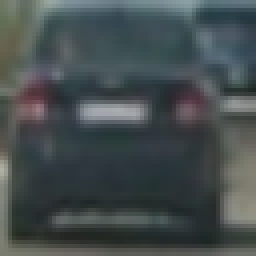
#> input picture examples/car.png, 64 x 64 px (shown 4 times larger)
$ jupyter execute --allow-errors code.ipynb   (shell and % lines are left out)   (older library calls are emulated)
#> lines starting #> are read from the running program, lines starting #| are printed output that depends on the picture
[cell 1]
import matplotlib.image as mpimg
import matplotlib.pyplot as plt
import numpy as np
import cv2
import glob
import time

from skimage.feature import hog
#> (the rest of this cell did not finish here and is left out)

[cell 2]
# [7 lines left out: function color_hist, not called in this run]

[cell 3]
# [6 lines left out: function bin_spatial, not called in this run]

[cell 4]
# Define a function to return HOG features and visualization
def get_hog_features(img, orient, pix_per_cell, cell_per_block, vis=False, feature_vec=True):
    if vis == True:
        features, hog_image = hog(img, orientations=orient, pixels_per_cell=(pix_per_cell, pix_per_cell),
                                  cells_per_block=(cell_per_block, cell_per_block), transform_sqrt=False,
                                  visualise=True, feature_vector=feature_vec)
        return features, hog_image
    else:
        features = hog(img, orientations=orient, pixels_per_cell=(pix_per_cell, pix_per_cell),
                       cells_per_block=(cell_per_block, cell_per_block), transform_sqrt=False,
                       visualise=False, feature_vector=feature_vec)
        return features

Here are the visualization of HOG features of vehicle image and non-vehicle image:

[cell 5]
car_img = mpimg.imread('./examples/car.png')
#> car_img is the input picture: shape (64, 64, 3) float32; mean R, G, B 0.272, 0.305, 0.309
_, car_hog = get_hog_features(car_img[:,:,0], 9, 8, 2, vis=True, feature_vec=True)
#> in get_hog_features, `features, hog_image = hog(img, orientations=orient, pixels_per_cell=(p..`: features = 1764 values, max 0.59 at index 868, min 0 at index 26, mean 0.118
#> in get_hog_features, `features, hog_image = hog(img, orientations=orient, pixels_per_cell=(p..`:
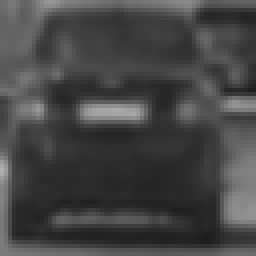
#> img: shape (64, 64) float32 (shown 4 times larger); min 0.114, max 0.686, mean 0.272
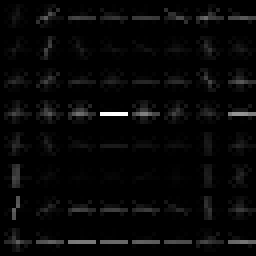
#> car_hog: shape (64, 64) float32 (shown 4 times larger); min 0, max 0.217, mean 0.0064; drawn with min black and max white
noncar_img = mpimg.imread('./examples/notcar.png')
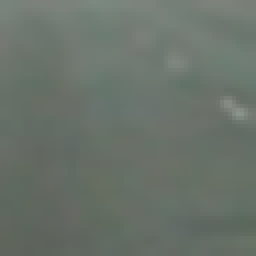
#> input picture examples/notcar.png, 64 x 64 px (shown 4 times larger)
#> noncar_img is the input picture: shape (64, 64, 3) float32; mean R, G, B 0.413, 0.448, 0.414
_, noncar_hog = get_hog_features(noncar_img[:,:,0], 9, 8, 2, vis=True, feature_vec=True)
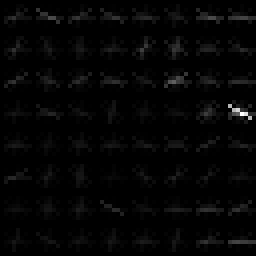
#> noncar_hog: shape (64, 64) float32 (shown 4 times larger); min 0, max 0.048, mean 0.000946; drawn with min black and max white

f, ((ax1, ax2), (ax3, ax4)) = plt.subplots(2, 2, figsize=(7,7))
ax1.imshow(car_img)
ax1.set_title('Car')
ax2.imshow(car_hog, cmap='gray')
ax2.set_title('Car HOG')
ax3.imshow(noncar_img)
ax3.set_title('Non-Car')
ax4.imshow(noncar_hog, cmap='gray')
ax4.set_title('Non-Car HOG')

[cell 6]
# Utility function to convert color space
# [14 lines left out: function convert_color, not called in this run]

[cell 7]
# Define a function to extract features from a list of images
def extract_features(imgs, cspace='RGB', spatial_size=(32, 32),
                    hist_bins=32, hist_range=(0, 256),
                    orient=9, pix_per_cell=8, cell_per_block=2,
                    hog_channel=0, spatial_feat=True,
                    hist_feat=True, hog_feat=True):
    # Create a list to append feature vectors to
    features = []
    # Iterate through the list of images
    for file in imgs:
        # Read in each one by one
        # image = mpimg.imread(file)
        image = cv2.imread(file)
        img_features = []
        # apply color conversion if other than 'RGB'
        feature_image = convert_color(image, cspace)
        # Apply bin_spatial() to get spatial color features
        if spatial_feat:
            img_features.append(bin_spatial(feature_image, size=spatial_size))
        # Apply color_hist() to get color histogram features
        if hist_feat:
            img_features.append(color_hist(feature_image, nbins=hist_bins, bins_range=hist_range))
        # Apply get_hog_features to get HOG features for all channels
        if hog_feat:
            if hog_channel == 'ALL':
                hog_features = []
                for channel in range(feature_image.shape[2]):
                    hog_features.extend(get_hog_features(feature_image[:,:,channel],
                                        orient, pix_per_cell, cell_per_block,
                                        vis=False, feature_vec=True))
            else:
                hog_features = get_hog_features(feature_image[:,:,hog_channel], orient,
                            pix_per_cell, cell_per_block, vis=False, feature_vec=True)
            img_features.append(hog_features)

        features.append(np.concatenate(img_features))
    # Return list of feature vectors
    return features

[cell 8]
color_space = 'LUV'
orient = 8  # HOG orientations
pix_per_cell = 8 # HOG pixels per cell
cell_per_block = 2 # HOG cells per block
hog_channel = 0 # Can be 0, 1, 2, or "ALL"
spatial_size = (16, 16) # Spatial binning dimensions
hist_bins = 32    # Number of histogram bins
spatial_feat = True # Spatial features on or off
hist_feat = True # Histogram features on or off
hog_feat = True # HOG features on or off

cars = glob.iglob('data/vehicles/**/*.png')
car_data = extract_features(cars, cspace=color_space,
                        spatial_size=spatial_size, hist_bins=hist_bins,
                        orient=orient, pix_per_cell=pix_per_cell,
                        cell_per_block=cell_per_block,
                        hog_channel=hog_channel, spatial_feat=spatial_feat,
                        hist_feat=hist_feat, hog_feat=hog_feat)

notcars = glob.iglob('data/non-vehicles/**/*.png')
notcar_data = extract_features(notcars, cspace=color_space,
                        spatial_size=spatial_size, hist_bins=hist_bins,
                        orient=orient, pix_per_cell=pix_per_cell,
                        cell_per_block=cell_per_block,
                        hog_channel=hog_channel, spatial_feat=spatial_feat,
                        hist_feat=hist_feat, hog_feat=hog_feat)
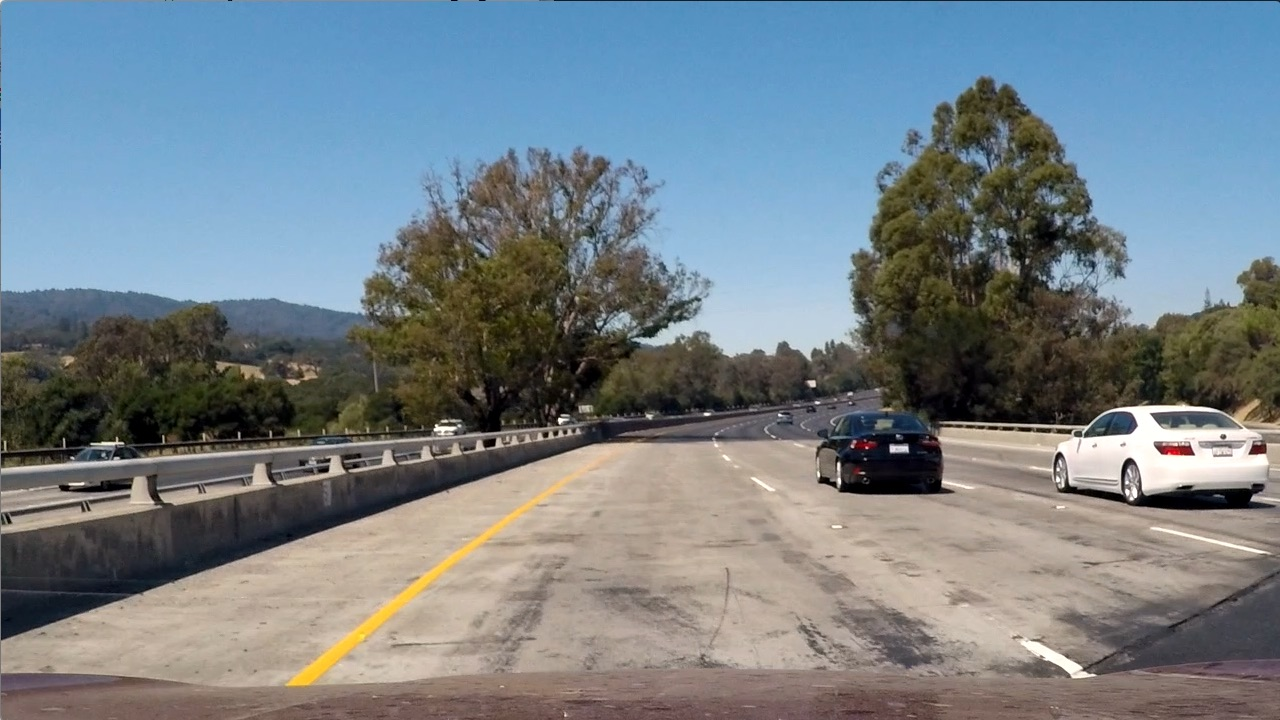
#> input picture test_images/test1.jpg, 1280 x 720 px
#> further down, image is the input picture: shape (720, 1280, 3); mean B, G, R 135.5, 128.7, 117.5

[cell 9]
# Create an array stack of feature vectors
X = np.vstack((car_data, notcar_data)).astype(np.float64)
# Fit a per-column scaler
#> (the rest of this cell did not finish here and is left out)

# Sliding Windows Approach #

Below is a slower straight-forward implementation of sliding windows, mostly adapted from the course material:

[cell 10]
# Define a function that takes an image,
# start and stop positions in both x and y,
# window size (x and y dimensions),
# and overlap fraction (for both x and y)
def slide_window(img, x_start_stop=[None, None], y_start_stop=[None, None],
                    xy_window=(64, 64), xy_overlap=(0.5, 0.5)):
    # If x and/or y start/stop positions not defined, set to image size
#> called with xy_window = (128, 128), xy_overlap = (0.85, 0.85)
    if x_start_stop[0] == None:
        x_start_stop[0] = 0
    if x_start_stop[1] == None:
        x_start_stop[1] = img.shape[1]
    if y_start_stop[0] == None:
        y_start_stop[0] = 0
    if y_start_stop[1] == None:
        y_start_stop[1] = img.shape[0]
    # Compute the span of the region to be searched
    xspan = x_start_stop[1] - x_start_stop[0]
#> xspan = 1280
    yspan = y_start_stop[1] - y_start_stop[0]
    # Compute the number of pixels per step in x/y
    nx_pix_per_step = np.int(xy_window[0]*(1 - xy_overlap[0]))
    ny_pix_per_step = np.int(xy_window[1]*(1 - xy_overlap[1]))
    # Compute the number of windows in x/y
    nx_buffer = np.int(xy_window[0]*(xy_overlap[0]))
    ny_buffer = np.int(xy_window[1]*(xy_overlap[1]))
    nx_windows = np.int((xspan-nx_buffer)/nx_pix_per_step)
#> nx_windows = 61
    ny_windows = np.int((yspan-ny_buffer)/ny_pix_per_step)
    # Initialize a list to append window positions to
    window_list = []
    # Loop through finding x and y window positions
    # Note: you could vectorize this step, but in practice
    # you'll be considering windows one by one with your
    # classifier, so looping makes sense
    for ys in range(ny_windows):
        for xs in range(nx_windows):
            # Calculate window position
            startx = xs*nx_pix_per_step + x_start_stop[0]
            endx = startx + xy_window[0]
            starty = ys*ny_pix_per_step + y_start_stop[0]
            endy = starty + xy_window[1]
            # Append window position to list
            window_list.append(((startx, starty), (endx, endy)))
#> `windows = slide_window(image, x_start_stop=[None, None], y_start_stop=..`: windows = 366 items
    # Return the list of windows
    return window_list

[cell 11]
# Define a function to extract features from a single image window
# This function is very similar to extract_features()
# just for a single image rather than list of images
# [78 lines left out: functions single_img_features, search_windows, not called in this run]

[cell 12]
# Here is your draw_boxes function from the previous exercise
# [9 lines left out: function draw_boxes, not called in this run]

[cell 13]
# A function to show an image
# [7 lines left out: function show_img, not called in this run]

We test the algorithm on some test images:

#> (a cell that did not finish here is left out)
